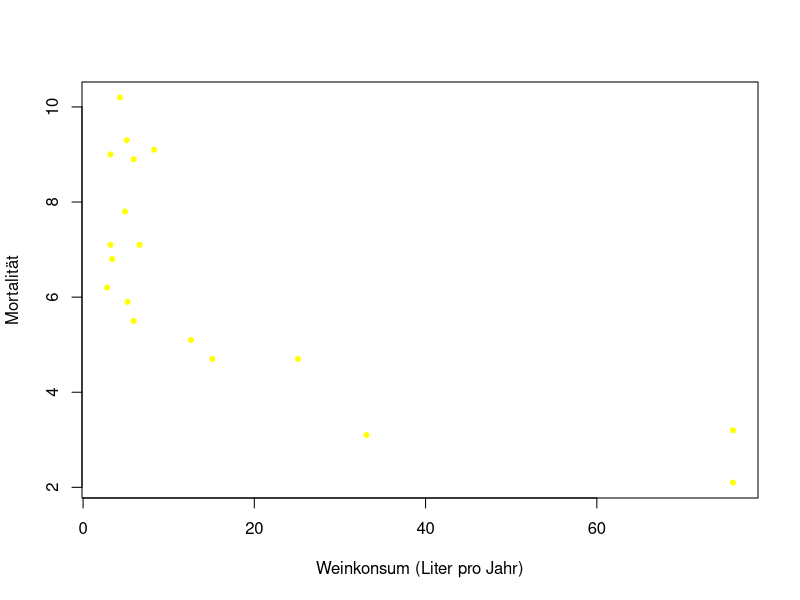

Here is the R script that generated this plot:
wein <- c(2.8, 3.2, 3.2, 3.4, 4.3, 4.9, 5.1, 5.2, 5.9, 5.9, 6.6, 8.3, 12.6, 15.1, 25.1, 33.1, 75.9, 75.9)
mort <- c(6.2, 9.0, 7.1, 6.8, 10.2, 7.8, 9.3, 5.9, 8.9, 5.5, 7.1, 9.1, 5.1, 4.7, 4.7, 3.1, 3.2, 2.1)
plot(wein, mort,
     xlab = "Weinkonsum (Liter pro Jahr)", 
     ylab = "Mortalität",
     col = "yellow",
     pch = 20
)